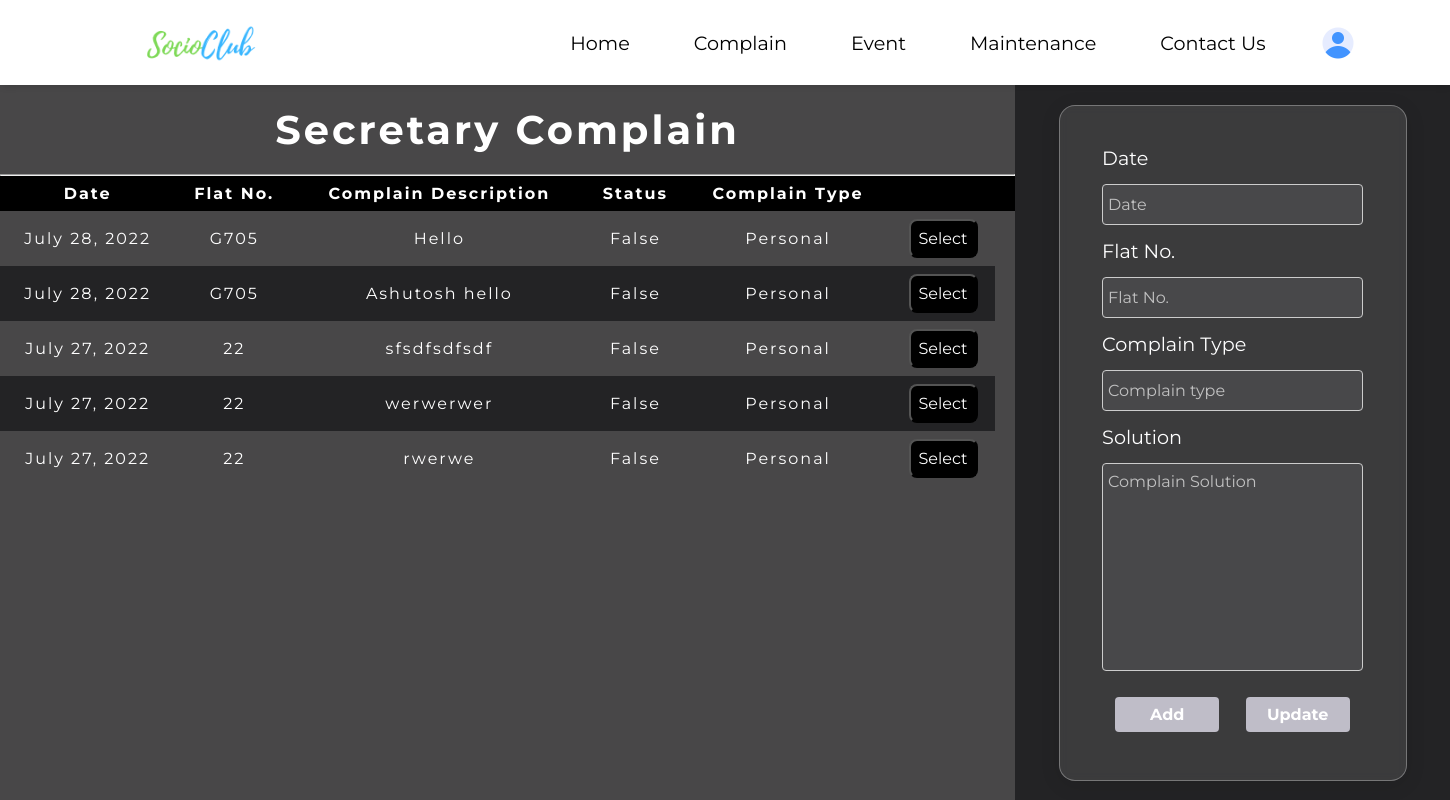
The app's page /sec_complain/ (signed in) with its own data.
### user_data/models.py (models this page shows)
class Complain(models.Model):
    society_name = models.ForeignKey(Society, on_delete=models.CASCADE)
    complain_user = models.ForeignKey(User, on_delete=models.CASCADE)
    flat = models.ForeignKey(Flatno, on_delete=models.CASCADE)
    complain_title = models.CharField(max_length=50)
    complain_type = models.CharField(max_length=15)
    complain_description = models.TextField(max_length=500)
    complain_solution = models.TextField(max_length=500)
    complain_date = models.DateField()
    complain_status = models.BooleanField(null = False, default = False)
    def __str__(self):
        return str(self.complain_user) + ' ' + str(self.complain_title) + ' ' + str(self.complain_type)

class Flatno (models.Model):
    flat = models.CharField(max_length=10)
    society_name = models.ForeignKey(Society, on_delete=models.CASCADE)
    owner = models.ForeignKey(User, on_delete=models.CASCADE)
    def __str__(self):
        return str(self.flat)

### SocioClub/views.py (the view)
# urls.py: path('sec_complain/', views.sec_complain , name = "sec_complain"),
def sec_complain(request):
    society_name = User_Detail.objects.get(user = request.user).society_name
    complains_data = Complain.objects.filter(society_name=society_name).order_by('-complain_date')
    print("")
    print("")
    print(complains_data)
    print("")
    print("")
    return render (request , "sec-complain.html", {'complains':complains_data})

### templates/sec-complain.html (shortened to what this page needs)
{% extends "base.html" %}
{% load static %}
{% url 'login' as login %}
{%block cssblock%}
<link rel="stylesheet" href="{% static 'css/sec-complain.css'%}">
{%endblock%}
{% block mainblock %}
<div class="sec-container">
    <div class="sec-left">
        <h3>Secretary Complain</h3>
        <hr>
        <div class="only-table-main">
            <table>
                <thead>
                    <tr>
                        <th>Date</th>
                        <th>Flat No. </th>
                        <th>Complain Description </th>
                        <th>Status</th>
                        <th>Complain Type</th>
                        <th></th>
                        <th></th>
                    </tr>
                </thead>
            <tbody>
                {%if complains%}
                {% for c in complains %}
                <tr>
                    <td data-column="Date">{{c.complain_date}}</td>
                    <td data-column="Complain Name">{{c.flat}}</td>
                    <td data-column="Complain Description">{{c.complain_description}}</td>
                    <td data-column="Solution">{{c.complain_status}}</td>
                    <td data-column="Complain Type">{{c.complain_type}}</td>
                    <td> <button class="select-btn green">Select</button></td>
                </tr>
                {% endfor %}
                {%else%}
                <td data-column="Date">No Records Found</td>
                <td data-column="Complain Name">No Records Found</td>
                <td data-column="Complain Type">No Records Found</td>
                <td data-column="Status">No Records Found</td>
                <td data-column="Status">No Records Found</td>
                {%endif%}
            </tbody>
            </table>
        </div>
    </div>
    <div class="sec-right">
        <div class="sec-right-form">
            <form action="">
                <label>Date</label>
                <input type="text" placeholder="Date" readonly>
                <label>Flat No.</label>
                <input type="text" placeholder="Flat No." readonly>
                <label>Complain Type</label>
                <input type="text" placeholder="Complain type" readonly>
                <label>Solution</label>
                <textarea id="complain-solution" name="complain-solution" rows="10" placeholder="Complain Solution" maxlength="500" required></textarea>
                <div class="add-update">
                    <input type="submit" value="Add">
                    <input type="submit" value="Update">
                </div>
            </form>
        </div>
    </div>
</div>
{% endblock %}

### static/css/nav.css (style rules this page uses)
body { overflow: hidden; }

### static/css/sec-complain.css (style rules this page uses)
* { margin: 0%; padding: 0%; box-sizing: border-box; font-family: 'Montserrat', sans-serif; color: white; }
body { height: 100vh; display: flex; flex-direction: column; }
.sec-container { background-color: #232325; display: flex; height: calc(100vh - 8vw); width: 100vw; flex: 1; }
.sec-left { width: 70%; background-color: #484748; }
.sec-right { width: 30%; display: flex; flex-direction: column; align-items: center; justify-content: center; }
.sec-right-form { width: 80%; display: flex; flex-direction: column; justify-content: center; align-items: center; background: rgba(255, 255, 255, 0.11); border-radius: 16px; box-shadow: 0 4px 20px rgba(0, 0, 0, 0.1); backdrop-filter: blur(4.6px); -webkit-backdrop-filter: blur(4.6px); border: 1px solid rgba(255, 255, 255, 0.3); }
.sec-right form { display: flex; flex-direction: column; margin: 1.5rem; width: 80%; padding: 0.5rem; }
.sec-right form label { font-size: 1.2rem; padding: 0.5rem 0; }
.sec-right .sec-right-form form input[type=date], input[type=text] { background-color: rgba(255, 255, 255, 0.07); border: 1px solid #ccc; border-radius: 4px; margin: 6px 0px; padding: 10px 5px; font-size: 1rem; }
.sec-right .sec-right-form form input[type=submit] { width: 40%; background-color: #bfbdc8; color: white; font-weight: bolder; padding: 0.5rem 1rem; border: none; margin: auto; margin-bottom: 1rem; border-radius: 4px; cursor: pointer; margin-top: 20px; transition: 0.5s ease; font-size: 1rem; }
.sec-left h3 { letter-spacing: 3px; padding: 20px; font-weight: bolder; font-size: 40px; text-align: center; }
table { border-collapse: collapse; width: 100%; font-family: 'Montserrat', sans-serif; }
.only-table-main { overflow-y: scroll; height: 80%; width: 100%; }
thead th { z-index: 2; position: sticky; top: 0; background-color: black; }
td, th { border: 2px soild red; text-align: center; padding: 8px; letter-spacing: 2px; }
tr:nth-child(even) { background-color: #232325; }
tbody { height: 60%; }
.select-btn { font-size: 1rem; padding: 0.5rem; background-color: black; color: white; border-radius: 0.5rem; cursor: pointer; }
.add-update { display: flex; justify-content: space-evenly; align-items: center; }
::placeholder { color: rgba(255, 255, 255, 0.662); }
textarea { border: 1px solid #ccc; resize: none; background-color: rgba(255,255,255,0.07); border-radius: 4px; margin: 6px 0px; padding: 8px 5px; color: white; font-size: 1rem; }

### records on screen
Complain: complain_date "July 28, 2022", flat "G705", complain_description "Hello", complain_status "False", complain_type "Personal"
Complain: complain_date "July 28, 2022", flat "G705", complain_description "Ashutosh hello", complain_status "False", complain_type "Personal"
Complain: complain_date "July 27, 2022", flat "22", complain_description "sfsdfsdfsdf", complain_status "False", complain_type "Personal"
Complain: complain_date "July 27, 2022", flat "22", complain_description "werwerwer", complain_status "False", complain_type "Personal"
Complain: complain_date "July 27, 2022", flat "22", complain_description "rwerwe", complain_status "False", complain_type "Personal"
